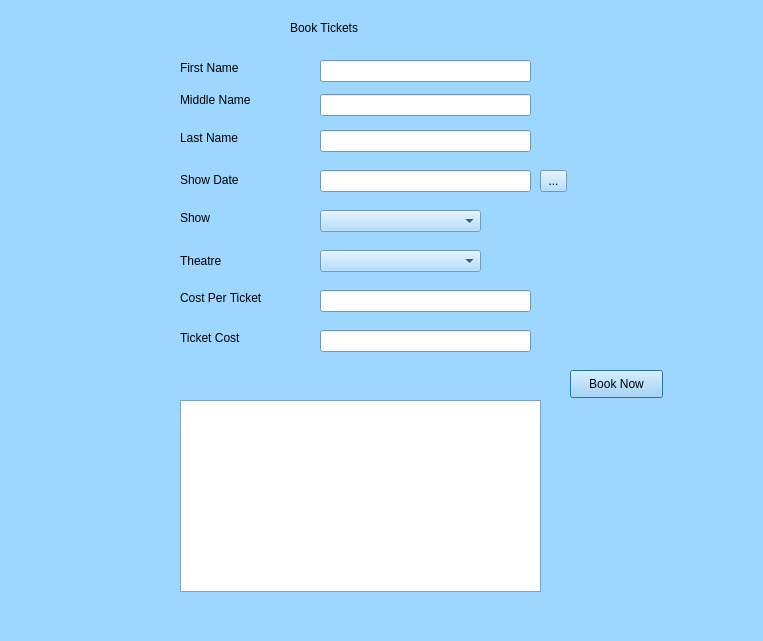
<?xml version="1.0" encoding="UTF-8"?>
<ui version="4.0">
 <class>BookTickets</class>
 <widget class="QDialog" name="BookTickets">
  <property name="geometry">
   <rect>
    <x>0</x>
    <y>0</y>
    <width>763</width>
    <height>641</height>
   </rect>
  </property>
  <property name="palette">
   <palette>
    <active>
     <colorrole role="WindowText">
      <brush brushstyle="SolidPattern">
       <color alpha="255">
        <red>0</red>
        <green>0</green>
        <blue>0</blue>
       </color>
      </brush>
     </colorrole>
     <colorrole role="Button">
      <brush brushstyle="SolidPattern">
       <color alpha="255">
        <red>157</red>
        <green>214</green>
        <blue>255</blue>
       </color>
      </brush>
     </colorrole>
     <colorrole role="Light">
      <brush brushstyle="SolidPattern">
       <color alpha="255">
        <red>255</red>
        <green>255</green>
        <blue>255</blue>
       </color>
      </brush>
     </colorrole>
     <colorrole role="Midlight">
      <brush brushstyle="SolidPattern">
       <color alpha="255">
        <red>206</red>
        <green>234</green>
        <blue>255</blue>
       </color>
      </brush>
     </colorrole>
     <colorrole role="Dark">
      <brush brushstyle="SolidPattern">
       <color alpha="255">
        <red>78</red>
        <green>107</green>
        <blue>127</blue>
       </color>
      </brush>
     </colorrole>
     <colorrole role="Mid">
      <brush brushstyle="SolidPattern">
       <color alpha="255">
        <red>105</red>
        <green>143</green>
        <blue>170</blue>
       </color>
      </brush>
     </colorrole>
     <colorrole role="Text">
      <brush brushstyle="SolidPattern">
       <color alpha="255">
        <red>0</red>
        <green>0</green>
        <blue>0</blue>
       </color>
      </brush>
     </colorrole>
     <colorrole role="BrightText">
      <brush brushstyle="SolidPattern">
       <color alpha="255">
        <red>255</red>
        <green>255</green>
        <blue>255</blue>
       </color>
      </brush>
     </colorrole>
     <colorrole role="ButtonText">
      <brush brushstyle="SolidPattern">
       <color alpha="255">
        <red>0</red>
        <green>0</green>
        <blue>0</blue>
       </color>
      </brush>
     </colorrole>
     <colorrole role="Base">
      <brush brushstyle="SolidPattern">
       <color alpha="255">
        <red>255</red>
        <green>255</green>
        <blue>255</blue>
       </color>
      </brush>
     </colorrole>
     <colorrole role="Window">
      <brush brushstyle="SolidPattern">
       <color alpha="255">
        <red>157</red>
        <green>214</green>
        <blue>255</blue>
       </color>
      </brush>
     </colorrole>
     <colorrole role="Shadow">
      <brush brushstyle="SolidPattern">
       <color alpha="255">
        <red>0</red>
        <green>0</green>
        <blue>0</blue>
       </color>
      </brush>
     </colorrole>
     <colorrole role="AlternateBase">
      <brush brushstyle="SolidPattern">
       <color alpha="255">
        <red>206</red>
        <green>234</green>
        <blue>255</blue>
       </color>
      </brush>
     </colorrole>
     <colorrole role="ToolTipBase">
      <brush brushstyle="SolidPattern">
       <color alpha="255">
        <red>255</red>
        <green>255</green>
        <blue>220</blue>
       </color>
      </brush>
     </colorrole>
     <colorrole role="ToolTipText">
      <brush brushstyle="SolidPattern">
       <color alpha="255">
        <red>0</red>
        <green>0</green>
        <blue>0</blue>
       </color>
      </brush>
     </colorrole>
    </active>
    <inactive>
     <colorrole role="WindowText">
      <brush brushstyle="SolidPattern">
       <color alpha="255">
        <red>0</red>
        <green>0</green>
        <blue>0</blue>
       </color>
      </brush>
     </colorrole>
     <colorrole role="Button">
      <brush brushstyle="SolidPattern">
       <color alpha="255">
        <red>157</red>
        <green>214</green>
        <blue>255</blue>
       </color>
      </brush>
     </colorrole>
     <colorrole role="Light">
      <brush brushstyle="SolidPattern">
       <color alpha="255">
        <red>255</red>
        <green>255</green>
        <blue>255</blue>
       </color>
      </brush>
     </colorrole>
     <colorrole role="Midlight">
      <brush brushstyle="SolidPattern">
       <color alpha="255">
        <red>206</red>
        <green>234</green>
        <blue>255</blue>
       </color>
      </brush>
     </colorrole>
     <colorrole role="Dark">
      <brush brushstyle="SolidPattern">
       <color alpha="255">
        <red>78</red>
        <green>107</green>
        <blue>127</blue>
       </color>
      </brush>
     </colorrole>
     <colorrole role="Mid">
      <brush brushstyle="SolidPattern">
       <color alpha="255">
        <red>105</red>
        <green>143</green>
        <blue>170</blue>
       </color>
      </brush>
     </colorrole>
     <colorrole role="Text">
      <brush brushstyle="SolidPattern">
       <color alpha="255">
        <red>0</red>
        <green>0</green>
        <blue>0</blue>
       </color>
      </brush>
     </colorrole>
     <colorrole role="BrightText">
      <brush brushstyle="SolidPattern">
       <color alpha="255">
        <red>255</red>
        <green>255</green>
        <blue>255</blue>
       </color>
      </brush>
     </colorrole>
     <colorrole role="ButtonText">
      <brush brushstyle="SolidPattern">
       <color alpha="255">
        <red>0</red>
        <green>0</green>
        <blue>0</blue>
       </color>
      </brush>
     </colorrole>
     <colorrole role="Base">
      <brush brushstyle="SolidPattern">
       <color alpha="255">
        <red>255</red>
        <green>255</green>
        <blue>255</blue>
       </color>
      </brush>
     </colorrole>
     <colorrole role="Window">
      <brush brushstyle="SolidPattern">
       <color alpha="255">
        <red>157</red>
        <green>214</green>
        <blue>255</blue>
       </color>
      </brush>
     </colorrole>
     <colorrole role="Shadow">
      <brush brushstyle="SolidPattern">
       <color alpha="255">
        <red>0</red>
        <green>0</green>
        <blue>0</blue>
       </color>
      </brush>
     </colorrole>
     <colorrole role="AlternateBase">
      <brush brushstyle="SolidPattern">
       <color alpha="255">
        <red>206</red>
        <green>234</green>
        <blue>255</blue>
       </color>
      </brush>
     </colorrole>
     <colorrole role="ToolTipBase">
      <brush brushstyle="SolidPattern">
       <color alpha="255">
        <red>255</red>
        <green>255</green>
        <blue>220</blue>
       </color>
      </brush>
     </colorrole>
     <colorrole role="ToolTipText">
      <brush brushstyle="SolidPattern">
       <color alpha="255">
        <red>0</red>
        <green>0</green>
        <blue>0</blue>
       </color>
      </brush>
     </colorrole>
    </inactive>
    <disabled>
     <colorrole role="WindowText">
      <brush brushstyle="SolidPattern">
       <color alpha="255">
        <red>78</red>
        <green>107</green>
        <blue>127</blue>
       </color>
      </brush>
     </colorrole>
     <colorrole role="Button">
      <brush brushstyle="SolidPattern">
       <color alpha="255">
        <red>157</red>
        <green>214</green>
        <blue>255</blue>
       </color>
      </brush>
     </colorrole>
     <colorrole role="Light">
      <brush brushstyle="SolidPattern">
       <color alpha="255">
        <red>255</red>
        <green>255</green>
        <blue>255</blue>
       </color>
      </brush>
     </colorrole>
     <colorrole role="Midlight">
      <brush brushstyle="SolidPattern">
       <color alpha="255">
        <red>206</red>
        <green>234</green>
        <blue>255</blue>
       </color>
      </brush>
     </colorrole>
     <colorrole role="Dark">
      <brush brushstyle="SolidPattern">
       <color alpha="255">
        <red>78</red>
        <green>107</green>
        <blue>127</blue>
       </color>
      </brush>
     </colorrole>
     <colorrole role="Mid">
      <brush brushstyle="SolidPattern">
       <color alpha="255">
        <red>105</red>
        <green>143</green>
        <blue>170</blue>
       </color>
      </brush>
     </colorrole>
     <colorrole role="Text">
      <brush brushstyle="SolidPattern">
       <color alpha="255">
        <red>78</red>
        <green>107</green>
        <blue>127</blue>
       </color>
      </brush>
     </colorrole>
     <colorrole role="BrightText">
      <brush brushstyle="SolidPattern">
       <color alpha="255">
        <red>255</red>
        <green>255</green>
        <blue>255</blue>
       </color>
      </brush>
     </colorrole>
     <colorrole role="ButtonText">
      <brush brushstyle="SolidPattern">
       <color alpha="255">
        <red>78</red>
        <green>107</green>
        <blue>127</blue>
       </color>
      </brush>
     </colorrole>
     <colorrole role="Base">
      <brush brushstyle="SolidPattern">
       <color alpha="255">
        <red>157</red>
        <green>214</green>
        <blue>255</blue>
       </color>
      </brush>
     </colorrole>
     <colorrole role="Window">
      <brush brushstyle="SolidPattern">
       <color alpha="255">
        <red>157</red>
        <green>214</green>
        <blue>255</blue>
       </color>
      </brush>
     </colorrole>
     <colorrole role="Shadow">
      <brush brushstyle="SolidPattern">
       <color alpha="255">
        <red>0</red>
        <green>0</green>
        <blue>0</blue>
       </color>
      </brush>
     </colorrole>
     <colorrole role="AlternateBase">
      <brush brushstyle="SolidPattern">
       <color alpha="255">
        <red>157</red>
        <green>214</green>
        <blue>255</blue>
       </color>
      </brush>
     </colorrole>
     <colorrole role="ToolTipBase">
      <brush brushstyle="SolidPattern">
       <color alpha="255">
        <red>255</red>
        <green>255</green>
        <blue>220</blue>
       </color>
      </brush>
     </colorrole>
     <colorrole role="ToolTipText">
      <brush brushstyle="SolidPattern">
       <color alpha="255">
        <red>0</red>
        <green>0</green>
        <blue>0</blue>
       </color>
      </brush>
     </colorrole>
    </disabled>
   </palette>
  </property>
  <property name="windowTitle">
   <string>Dialog</string>
  </property>
  <widget class="QLabel" name="label">
   <property name="geometry">
    <rect>
     <x>290</x>
     <y>20</y>
     <width>211</width>
     <height>16</height>
    </rect>
   </property>
   <property name="text">
    <string>Book Tickets</string>
   </property>
  </widget>
  <widget class="QLabel" name="label_2">
   <property name="geometry">
    <rect>
     <x>180</x>
     <y>60</y>
     <width>111</width>
     <height>16</height>
    </rect>
   </property>
   <property name="text">
    <string>First Name</string>
   </property>
  </widget>
  <widget class="QLineEdit" name="edtFname">
   <property name="geometry">
    <rect>
     <x>320</x>
     <y>60</y>
     <width>211</width>
     <height>22</height>
    </rect>
   </property>
  </widget>
  <widget class="QLineEdit" name="edtMname">
   <property name="geometry">
    <rect>
     <x>320</x>
     <y>94</y>
     <width>211</width>
     <height>22</height>
    </rect>
   </property>
   <property name="text">
    <string/>
   </property>
  </widget>
  <widget class="QLabel" name="label_3">
   <property name="geometry">
    <rect>
     <x>180</x>
     <y>90</y>
     <width>111</width>
     <height>20</height>
    </rect>
   </property>
   <property name="text">
    <string>Middle Name</string>
   </property>
  </widget>
  <widget class="QLabel" name="label_4">
   <property name="geometry">
    <rect>
     <x>180</x>
     <y>130</y>
     <width>121</width>
     <height>16</height>
    </rect>
   </property>
   <property name="text">
    <string>Last Name</string>
   </property>
  </widget>
  <widget class="QLineEdit" name="edtLname">
   <property name="geometry">
    <rect>
     <x>320</x>
     <y>130</y>
     <width>211</width>
     <height>22</height>
    </rect>
   </property>
  </widget>
  <widget class="QLabel" name="label_5">
   <property name="geometry">
    <rect>
     <x>180</x>
     <y>170</y>
     <width>121</width>
     <height>20</height>
    </rect>
   </property>
   <property name="text">
    <string>Show Date</string>
   </property>
  </widget>
  <widget class="QLineEdit" name="edtShowDt">
   <property name="geometry">
    <rect>
     <x>320</x>
     <y>170</y>
     <width>211</width>
     <height>22</height>
    </rect>
   </property>
  </widget>
  <widget class="QLabel" name="label_6">
   <property name="geometry">
    <rect>
     <x>180</x>
     <y>210</y>
     <width>111</width>
     <height>16</height>
    </rect>
   </property>
   <property name="text">
    <string>Show</string>
   </property>
  </widget>
  <widget class="QLabel" name="label_7">
   <property name="geometry">
    <rect>
     <x>180</x>
     <y>250</y>
     <width>111</width>
     <height>21</height>
    </rect>
   </property>
   <property name="text">
    <string>Theatre</string>
   </property>
  </widget>
  <widget class="QComboBox" name="cmbShow">
   <property name="geometry">
    <rect>
     <x>320</x>
     <y>210</y>
     <width>161</width>
     <height>22</height>
    </rect>
   </property>
  </widget>
  <widget class="QComboBox" name="cmbTheatre">
   <property name="geometry">
    <rect>
     <x>320</x>
     <y>250</y>
     <width>161</width>
     <height>22</height>
    </rect>
   </property>
  </widget>
  <widget class="QLabel" name="label_8">
   <property name="geometry">
    <rect>
     <x>180</x>
     <y>290</y>
     <width>101</width>
     <height>16</height>
    </rect>
   </property>
   <property name="text">
    <string>Cost Per Ticket</string>
   </property>
  </widget>
  <widget class="QLineEdit" name="edtCostPerTkt">
   <property name="geometry">
    <rect>
     <x>320</x>
     <y>290</y>
     <width>211</width>
     <height>22</height>
    </rect>
   </property>
  </widget>
  <widget class="QLabel" name="label_9">
   <property name="geometry">
    <rect>
     <x>180</x>
     <y>330</y>
     <width>121</width>
     <height>16</height>
    </rect>
   </property>
   <property name="text">
    <string>Ticket Cost</string>
   </property>
  </widget>
  <widget class="QLineEdit" name="edtTktCost">
   <property name="geometry">
    <rect>
     <x>320</x>
     <y>330</y>
     <width>211</width>
     <height>22</height>
    </rect>
   </property>
  </widget>
  <widget class="QPushButton" name="btnBk">
   <property name="geometry">
    <rect>
     <x>570</x>
     <y>370</y>
     <width>93</width>
     <height>28</height>
    </rect>
   </property>
   <property name="text">
    <string>Book Now</string>
   </property>
  </widget>
  <widget class="QLabel" name="lblStat">
   <property name="geometry">
    <rect>
     <x>550</x>
     <y>420</y>
     <width>191</width>
     <height>16</height>
    </rect>
   </property>
   <property name="text">
    <string/>
   </property>
  </widget>
  <widget class="QListWidget" name="listWidget">
   <property name="geometry">
    <rect>
     <x>180</x>
     <y>400</y>
     <width>361</width>
     <height>192</height>
    </rect>
   </property>
  </widget>
  <widget class="QTableView" name="tableView">
   <property name="geometry">
    <rect>
     <x>180</x>
     <y>400</y>
     <width>361</width>
     <height>192</height>
    </rect>
   </property>
  </widget>
  <widget class="QToolButton" name="toolButton">
   <property name="geometry">
    <rect>
     <x>540</x>
     <y>170</y>
     <width>27</width>
     <height>22</height>
    </rect>
   </property>
   <property name="text">
    <string>...</string>
   </property>
  </widget>
 </widget>
 <resources/>
 <connections/>
</ui>
